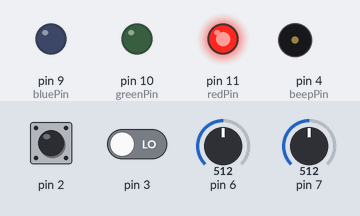
Simulated run of this sketch. Board: Arduino Uno, built with avr-gcc and run on an emulated ATmega328P. Parts: output pins drawn as LEDs (lit = HIGH), buzzer (waves = sounding, pin HIGH). The test bench sets the inputs (shaded band); at power-on: pin 2 LOW, pin 6 = 512, pin 7 = 512, pin 3 LOW. What the sketch prints to the serial monitor is not drawn.

Above: at 1.2 s.
1.3 s: pin 2 driven HIGH
At 4.11 s:
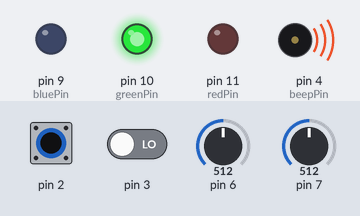
4.3 s: pin 6 set to 716
At 7.08 s:
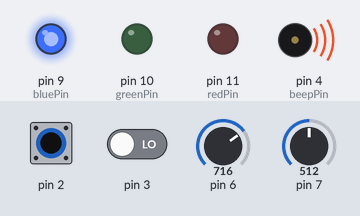
7.3 s: pin 7 set to 716
10.3 s: pin 3 driven HIGH
At 11.7 s:
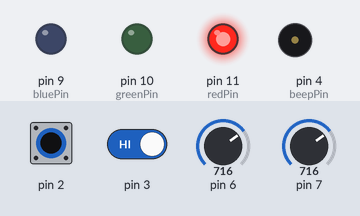
11.8 s: pin 2 pulsed LOW 2 times (0.12 s each, 0.3 s apart)
13.9 s: pin 2 pulsed LOW 5 times (0.12 s each, 0.3 s apart)
At 19.1 s:
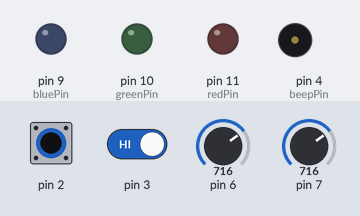
Timing chart, 0 to 19.4 s (numbered marks = the images above; inputs shaded):
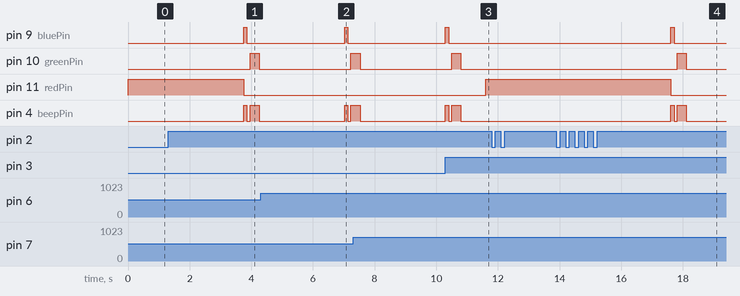

Measured:
- after the input at 1.3 s, pin 9 (bluePin): LOW → HIGH after 2.5 s, → LOW 0.10 s later; pin 10 (greenPin): LOW → HIGH after 2.7 s, → LOW 0.30 s later; pin 11 (redPin): HIGH → LOW after 2.5 s; pin 4 (beepPin): LOW → HIGH after 2.5 s, → LOW 0.10 s later, → HIGH 0.10 s later, → LOW 0.30 s later
- after the input at 10.3 s, pin 11 (redPin): LOW → HIGH after 1.3 s
- after the input at 11.8 s, every drawn part: stays the same
- after the input at 13.9 s, pin 9 (bluePin): LOW → HIGH after 3.7 s, → LOW 0.10 s later; pin 10 (greenPin): LOW → HIGH after 3.9 s, → LOW 0.30 s later; pin 11 (redPin): HIGH → LOW after 3.7 s; pin 4 (beepPin): LOW → HIGH after 3.7 s, → LOW 0.10 s later, → HIGH 0.10 s later, → LOW 0.30 s later

The sketch:

MorseCoreHomelabAlert.ino
```cpp
// Declaring Variables
String message = "HELLO WORLD";
volatile bool powerState = false;
String errorMessage = "";
int errorCode = 0;


// Defining morse code mapping
const char* MORSE_CODE[][2]={
  {'A', ".-"},   {'B', "-..."},  {'C', "-.-."}, {'D', "-.."},
  {'E', "."},    {'F', "..-."},  {'G', "--."},  {'H', "...."},
  {'I', ".."},   {'J', ".---"},  {'K', "-.-"},  {'L', ".-.."},
  {'M', "--"},   {'N', "-."},    {'O', "---"},  {'P', ".--."},
  {'Q', "--.-"}, {'R', ".-."},   {'S', "..."},  {'T', "-"},
  {'U', "..-"},  {'V', "...-"},  {'W', ".--"},  {'X', "-..-"},
  {'Y', "-.--"}, {'Z', "--.."},  {'1', ".----"}, {'2', "..---"},
  {'3', "...--"}, {'4', "....-"}, {'5', "....."}, {'6', "-...."},
  {'7', "--..."}, {'8', "---.."}, {'9', "----."}, {'0', "-----"}
};

//Declaring gap timing
int charDelay = 100;
int letterDelay = 200;
int wordDelay = 600;

//Declaring ColorPins
int redPin = 11;
int greenPin = 10;
int bluePin = 9;

//Declaring BuzzerPin
int beepPin = 4;

void setup() {
  Serial.begin(9600);
  // ColorPin are configured for output
  pinMode(redPin, OUTPUT);
  pinMode(greenPin, OUTPUT);
  pinMode(bluePin, OUTPUT);

  // BuzzerPin is configured for output
  pinMode(beepPin, OUTPUT);

  // InputPin is configured for input
  pinMode(2, INPUT);

  //Start message loop Interrupt setup
  attachInterrupt(digitalPinToInterrupt(2), powerStateToggle, RISING);

  //PowerState Interrupt setup
  attachInterrupt(digitalPinToInterrupt(3), powerStateOff, RISING);
}

void powerStateToggle() {
  Serial.print("Changing Power State ");
  Serial.println(!powerState);
  powerState = !powerState;
}

void powerStateOff(){
  Serial.println("Turning Off");
  powerState = false;
}

void setColor(int redValue, int greenValue, int blueValue) {
  analogWrite(redPin, redValue);
  analogWrite(greenPin, greenValue);
  analogWrite(bluePin, blueValue);
}

void dot() {
  setColor(0, 0, 255);
  digitalWrite(beepPin, HIGH);
  delay(100);
  setColor(0, 0, 0);
  digitalWrite(beepPin, LOW);
  delay(100);
}

void dash() {
  setColor(0, 255, 0);
  digitalWrite(beepPin, HIGH);
  delay(300);
  setColor(0, 0, 0);
  digitalWrite(beepPin, LOW);
  delay(100);
}


bool encodeMorseCharacter(char CHAR) {
  //Convert to UPPER to remove CaseSensitive messages

  CHAR = toupper(CHAR);

  //Iterate through the morse code mapping
  for (int i=0; i<sizeof(MORSE_CODE) / sizeof(MORSE_CODE[0]); i++){
    Serial.println(MORSE_CODE[i][0]);
    if (*MORSE_CODE[i][0]==CHAR){
      String morse = MORSE_CODE[i][1];

      //Iterate through the morse code string and produce dots and dashes
      for (int j=0; j<morse.length(); j++){
        if (morse[j] == '.'){
          dot();
        } else if (morse[j] == '-'){
          dash();
        } else {
          //False due to morse char not available
          errorMessage = "CHAR Not found in morse mapping";
          errorCode = 1300;
          return false;
        }}
      return true;
    }
  }
  if (CHAR == ' '){
    delay(wordDelay);
    return true;
  } else {
    // CHAR Not found in mapping
    errorMessage = "CHAR Not found in morse mapping";
    errorCode = 1300;
    return false;
  }
}

void loop() {
  Serial.print("PowerState is currently: ");
  Serial.println(powerState);
  if (powerState == true) {
    int messageLength = message.length();
    for (int i = 0; i <= messageLength && powerState == true; i++) {
      char testChar = message[i];
      encodeMorseCharacter(testChar);
      delay(charDelay);
    }
  } else {
    setColor(255, 0, 0);
  }
  delay(wordDelay);
}
```
